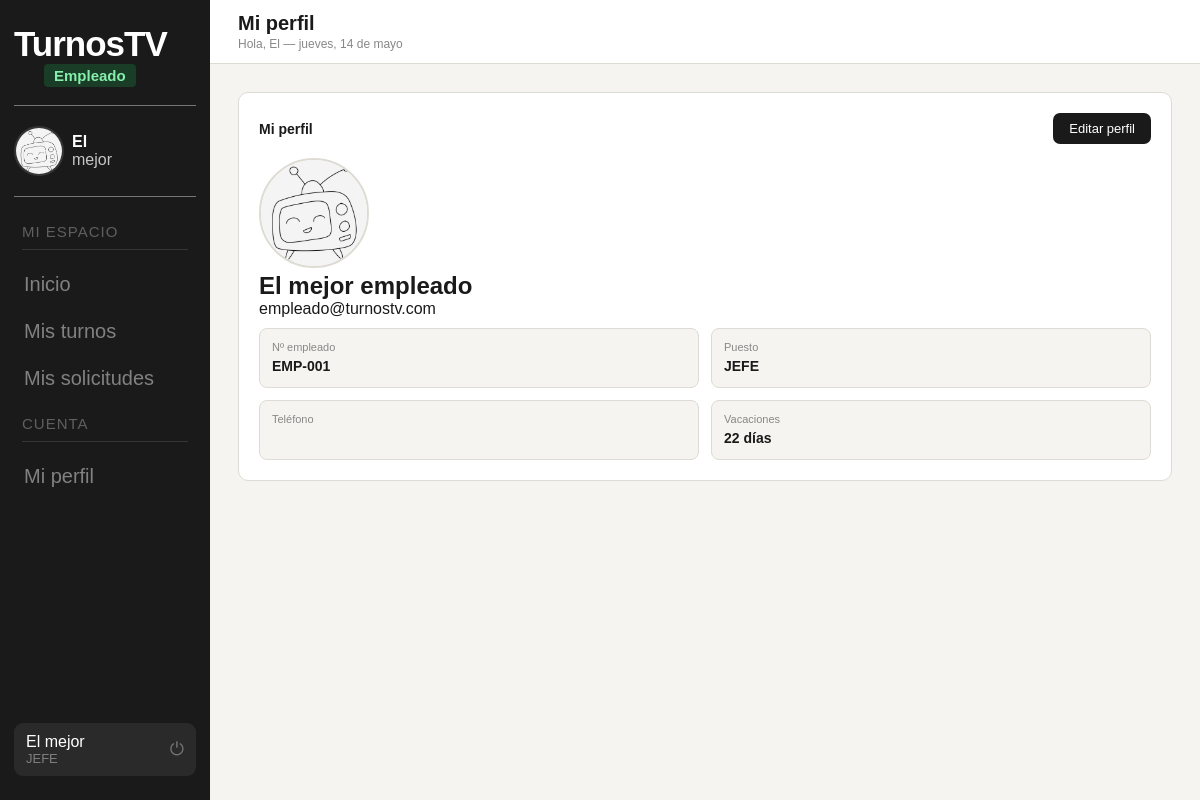
/fragmentos/perfil.php (signed in), run on the app's committed database.
### tables this page shows
CREATE TABLE `empleados` (
  `id` int(11) NOT NULL,
  `usuario_id` int(11) NOT NULL,
  `num_empleado` varchar(20) NOT NULL,
  `puesto` varchar(100) NOT NULL,
  `vacaciones_total` int(11) NOT NULL DEFAULT 22,
  `vacaciones_gastadas` int(11) NOT NULL DEFAULT 0
);

CREATE TABLE `usuarios` (
  `id` int(11) NOT NULL,
  `nombre` varchar(100) NOT NULL,
  `email` varchar(150) NOT NULL,
  `password` varchar(255) NOT NULL,
  `rol` enum('administrador','coordinador','director','empleado') NOT NULL DEFAULT 'empleado',
  `estado` enum('activo','inactivo') NOT NULL DEFAULT 'activo',
  `foto_perfil` varchar(255) DEFAULT NULL,
  `telefono` varchar(20) DEFAULT NULL
);

### fragmentos/perfil.php (the view, shortened to what this page needs)
<?php
$usuario_id = $_SESSION['usuario_id'];
$rol = $_SESSION['rol'];
$conn = new mysqli("localhost", "root", "", "turnostv");
$conn->set_charset("utf8mb4");
$stmt = $conn->prepare("
    SELECT
        u.id,
        u.nombre,
        u.email,
        u.telefono,
        u.foto_perfil,
        u.rol,
        e.num_empleado,
        e.puesto,
        e.vacaciones_total AS dias_vacaciones
    FROM usuarios u
    LEFT JOIN empleados e ON e.usuario_id = u.id
    WHERE u.id = ?
");
$stmt->bind_param("i", $usuario_id);
$stmt->execute();
$perfil = $stmt->get_result()->fetch_assoc();
$modo_editar = isset($_GET['edit']) && $_GET['edit'] == 1;
$es_empleado = in_array($rol, ['empleado', 'coordinador']);
?>
<!DOCTYPE html>
<html lang="es">
<head>
    <link rel="stylesheet" href="styles/base.css">
    <link rel="stylesheet" href="styles/perfil.css">
</head>
<body>
    <?php include 'sidebar.php'; ?>
    <div class="content">
        <?php
        include 'header.php';
        ?>
        <div class="body">
            <div class="card">
                <div class="card-header">
                    <span class="card-title">Mi perfil</span>
                    <?php if (!$modo_editar): ?>
                        <a href="perfil.php?edit=1" class="btn">Editar perfil</a>
                    <?php else: ?>
                        <a href="perfil.php" class="btn-outline">Cancelar</a>
                    <?php endif; ?>
                </div>
                <?php if (!$modo_editar): ?>
                    <div class="perfil-card">
                        <div class="perfil-top">
                            <img src="<?= !empty($perfil['foto_perfil']) ? '../' . $perfil['foto_perfil'] : '../img/default.png' ?>"
                                class="perfil-avatar-lg" onerror="this.src='../img/default.png'">
                            <h2><?= htmlspecialchars($perfil['nombre']) ?></h2>
                            <p><?= htmlspecialchars($perfil['email']) ?></p>
                        </div>
                        <div class="perfil-grid">
                            <?php if (!empty($perfil['num_empleado'])): ?>
                                <div class="perfil-item">
                                    <span>Nº empleado</span>
                                    <strong><?= htmlspecialchars($perfil['num_empleado']) ?></strong>
                                </div>
                            <?php endif; ?>
                            <div class="perfil-item">
                                <span>Puesto</span>
                                <strong><?= htmlspecialchars($puesto) ?></strong>
                            </div>
                            <div class="perfil-item">
                                <span>Teléfono</span>
                            </div>
                            <?php if ($es_empleado): ?>
                                <div class="perfil-item">
                                    <span>Vacaciones</span>
                                    <strong><?= htmlspecialchars($perfil['dias_vacaciones'] ?? 0) ?> días</strong>
                                </div>
                            <?php endif; ?>
                        </div>
                    </div>
                <?php endif; ?>
            </div>
        </div>
    </div>
</body>
</html>

### fragmentos/styles/base.css (style rules this page uses)
:root { --fondo: #F5F4F0; --blanco: #FFFFFF; --texto: #1a1a1a; --suave: #888; --borde: #DDDBD3; --sidebar-w: 210px; --rol-admin-bg: rgba(107, 33, 168, 0.2); --rol-admin-color: #D8B4FE; --rol-coord-bg: rgba(180, 83, 9, 0.25); --rol-coord-color: #FCD34D; --rol-director-bg: rgba(29, 78, 216, 0.25); --rol-director-color: #93C5FD; --rol-empleado-bg: rgba(22, 163, 74, 0.25); --rol-empleado-color: #86EFAC; --ok: #16A34A; --peligro: #B91C1C; --aviso: #D97706; }
*, *::before, *::after { margin: 0; padding: 0; box-sizing: border-box; }
body { font-family: sans-serif; font-size: 16px; background: var(--fondo); color: var(--texto); min-height: 100vh; display: flex; }
.content { margin-left: var(--sidebar-w); padding-top: 64px; flex: 1; display: flex; flex-direction: column; min-height: 100vh; }
.body { padding: 28px; flex: 1; }
.card { background: var(--blanco); border: 1px solid var(--borde); border-radius: 10px; padding: 20px; margin-bottom: 16px; }
.card-header { display: flex; align-items: center; justify-content: space-between; margin-bottom: 14px; }
.card-title { font-size: 14px; font-weight: 700; }
.btn { background: var(--texto); color: #fff; border: none; border-radius: 7px; padding: 8px 16px; font-size: 13px; font-weight: 500; cursor: pointer; transition: background 0.15s; text-decoration: none; display: inline-block; }

### fragmentos/styles/perfil.css (style rules this page uses)
.perfil-card { max-width: 900px; }
.card-header { display: flex; justify-content: space-between; align-items: center; }
.perfil-avatar-lg { width: 110px; height: 110px; border-radius: 50%; object-fit: cover; border: 2px solid var(--borde); flex-shrink: 0; }
.perfil-grid { display: grid; grid-template-columns: repeat(2, 1fr); gap: 12px; margin-top: 10px; }
.perfil-item { background: var(--fondo); border: 1px solid var(--borde); border-radius: 8px; padding: 12px; }
.perfil-item span { font-size: 11px; color: var(--suave); display: block; margin-bottom: 4px; }
.perfil-item strong { font-size: 14px; }

### data on the page
empleados: usuario.nombre "El mejor empleado", usuario.email "empleado@turnostv.com", num_empleado "EMP-001", vacaciones_total "22"

### other printed values
$etiqueta_rol "Empleado"
$partes[0] "El"
$apellido "mejor"
$nombre_logout "El mejor"
$puesto "JEFE"
$titulo_pagina "Mi perfil"
$subtitulo "Hola, El — jueves, 14 de mayo"
